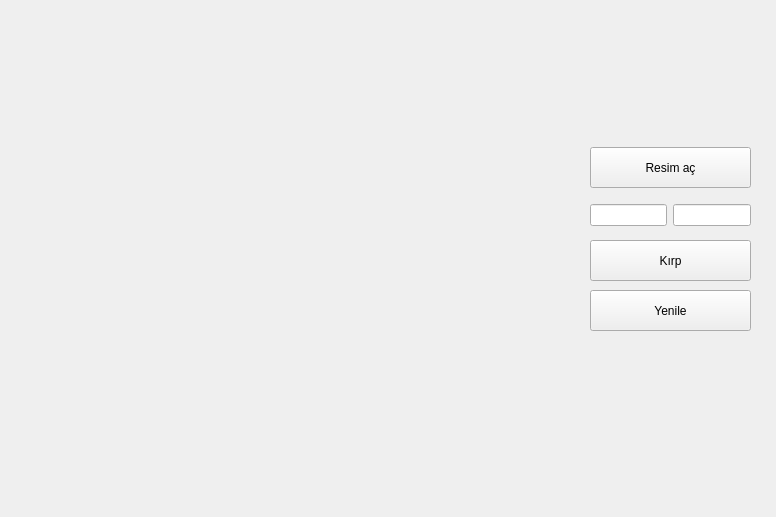
<?xml version="1.0" encoding="UTF-8"?>
<ui version="4.0">
 <class>Form</class>
 <widget class="QWidget" name="Form">
  <property name="geometry">
   <rect>
    <x>0</x>
    <y>0</y>
    <width>776</width>
    <height>517</height>
   </rect>
  </property>
  <property name="windowTitle">
   <string>Form</string>
  </property>
  <widget class="QPushButton" name="pushButton">
   <property name="geometry">
    <rect>
     <x>590</x>
     <y>147</y>
     <width>161</width>
     <height>41</height>
    </rect>
   </property>
   <property name="text">
    <string>Resim aç</string>
   </property>
  </widget>
  <widget class="QWidget" name="horizontalLayoutWidget">
   <property name="geometry">
    <rect>
     <x>590</x>
     <y>200</y>
     <width>161</width>
     <height>31</height>
    </rect>
   </property>
   <layout class="QHBoxLayout" name="horizontalLayout">
    <item>
     <widget class="QLineEdit" name="lineEdit_2"/>
    </item>
    <item>
     <widget class="QLineEdit" name="lineEdit"/>
    </item>
   </layout>
  </widget>
  <widget class="QPushButton" name="pushButton_2">
   <property name="geometry">
    <rect>
     <x>590</x>
     <y>240</y>
     <width>161</width>
     <height>41</height>
    </rect>
   </property>
   <property name="text">
    <string>Kırp</string>
   </property>
  </widget>
  <widget class="QPushButton" name="pushButton_3">
   <property name="geometry">
    <rect>
     <x>590</x>
     <y>290</y>
     <width>161</width>
     <height>41</height>
    </rect>
   </property>
   <property name="text">
    <string>Yenile</string>
   </property>
  </widget>
 </widget>
 <resources/>
 <connections/>
</ui>
